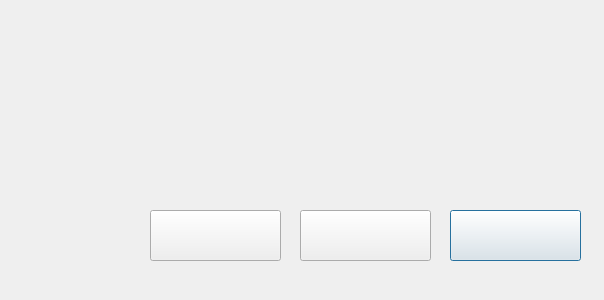
<?xml version="1.0" encoding="UTF-8"?>
<ui version="4.0">
 <class>congratulation</class>
 <widget class="QDialog" name="congratulation">
  <property name="geometry">
   <rect>
    <x>0</x>
    <y>0</y>
    <width>604</width>
    <height>300</height>
   </rect>
  </property>
  <property name="windowTitle">
   <string>congratulation</string>
  </property>
  <widget class="QLabel" name="label">
   <property name="geometry">
    <rect>
     <x>80</x>
     <y>40</y>
     <width>371</width>
     <height>131</height>
    </rect>
   </property>
   <property name="text">
    <string/>
   </property>
   <property name="pixmap">
    <pixmap resource="start.qrc">:/start/image/victory.png</pixmap>
   </property>
   <property name="scaledContents">
    <bool>true</bool>
   </property>
  </widget>
  <widget class="QPushButton" name="quitbutton">
   <property name="geometry">
    <rect>
     <x>450</x>
     <y>210</y>
     <width>131</width>
     <height>51</height>
    </rect>
   </property>
   <property name="text">
    <string/>
   </property>
  </widget>
  <widget class="QPushButton" name="backbutton">
   <property name="geometry">
    <rect>
     <x>300</x>
     <y>210</y>
     <width>131</width>
     <height>51</height>
    </rect>
   </property>
   <property name="text">
    <string/>
   </property>
  </widget>
  <widget class="QPushButton" name="restartbutton">
   <property name="geometry">
    <rect>
     <x>150</x>
     <y>210</y>
     <width>131</width>
     <height>51</height>
    </rect>
   </property>
   <property name="text">
    <string/>
   </property>
  </widget>
 </widget>
 <layoutdefault spacing="6" margin="11"/>
 <resources>
  <include location="start.qrc"/>
 </resources>
 <connections/>
</ui>
